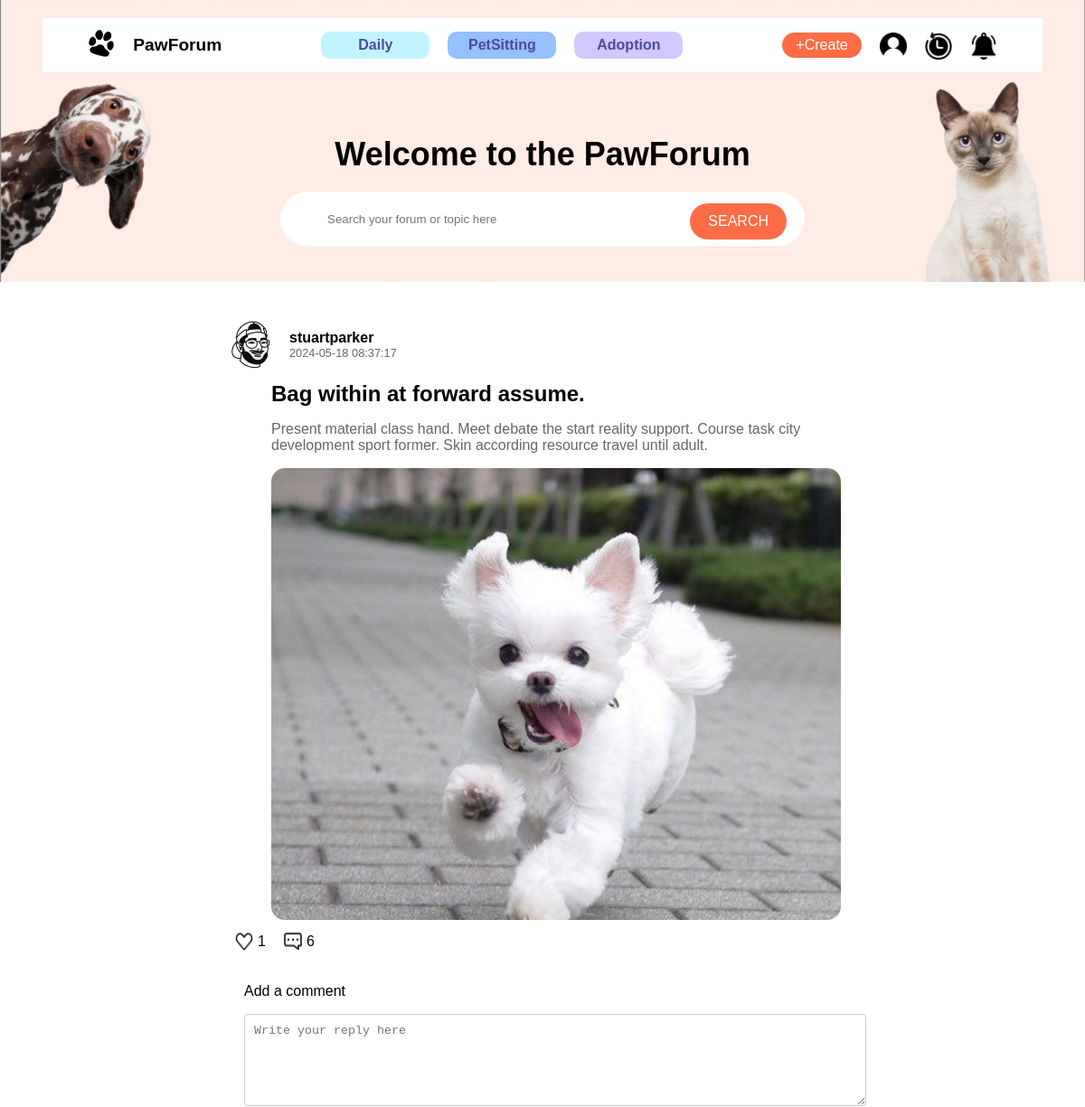
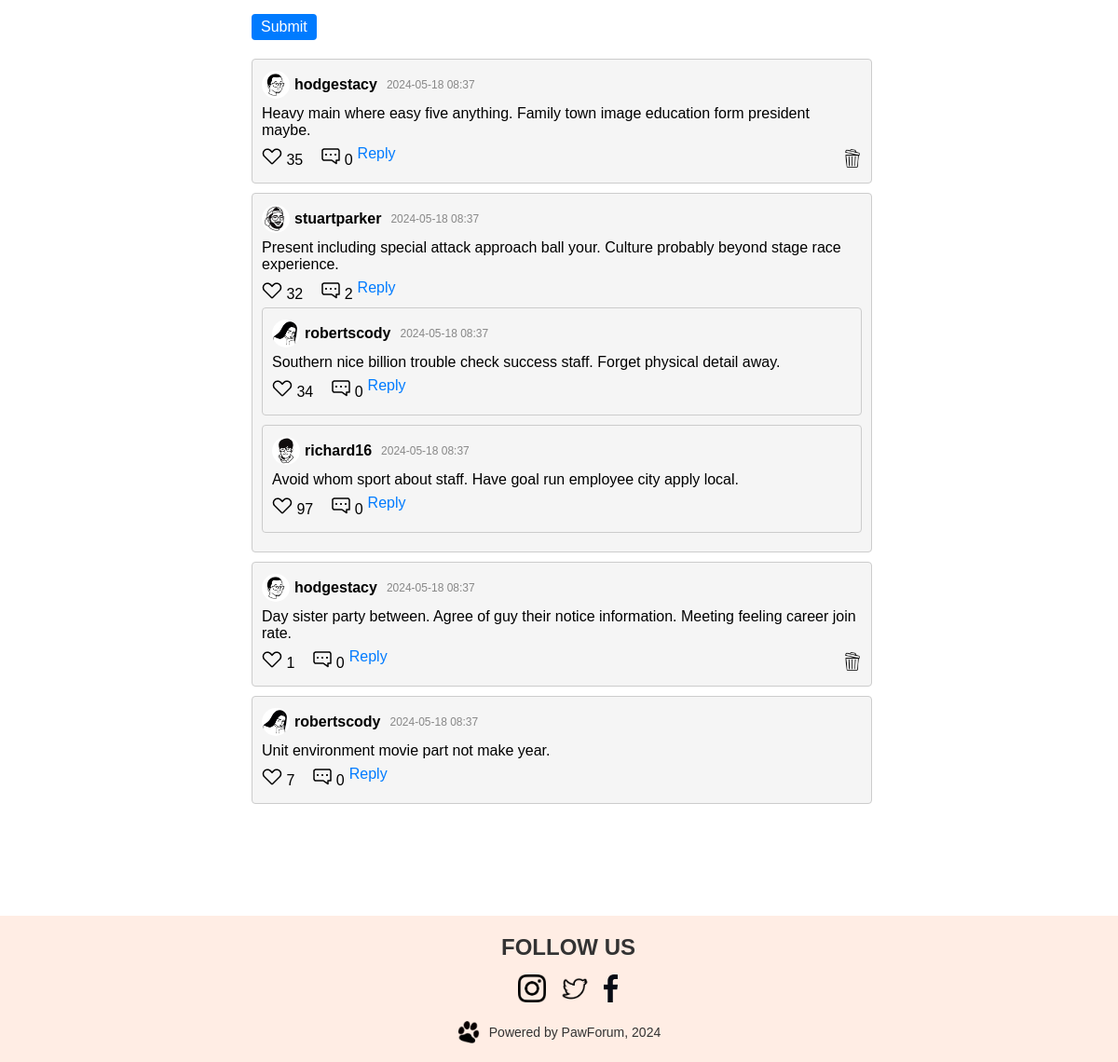
The app's page /post/18 (signed in) with its own data (2 pictures, top to bottom).
### app/models.py (models this page shows, shortened)
class User(db.Model, UserMixin):
    id = db.Column(db.Integer, primary_key=True)
    username = db.Column(db.String(80), unique=True, nullable=False)
    email = db.Column(db.String(120), unique=True, nullable=False)
    password_hash = db.Column(db.String(128))
    phone = db.Column(db.String(15), nullable=True)
    gender = db.Column(db.String(10), nullable=True)
    postcode = db.Column(db.String(10), nullable=True)
    join_at = db.Column(db.DateTime, default=datetime.utcnow)
    pet_type = db.Column(db.String(80), nullable=True)
    user_image = db.Column(db.String(255), nullable=True)
    @property
    def password(self):
        raise AttributeError('password is not a readable attribute')

class Post(db.Model):
    id = db.Column(db.Integer, primary_key=True)
    title = db.Column(db.String(200), nullable=False)
    category = db.Column(db.String(100), nullable=True)
    is_task = db.Column(db.Boolean, default=False)
    created_by = db.Column(db.Integer, db.ForeignKey('user.id'), nullable=False)
    created_at = db.Column(db.DateTime, default=datetime.utcnow)
    content = db.Column(db.Text, nullable=False)
    like_count = db.Column(db.Integer, default=0)
    image_name = db.Column(db.String(100), nullable=True)
    user = db.relationship('User', backref=db.backref('posts', lazy=True))
    replies = db.relationship('Reply', backref='post', cascade='all, delete-orphan', lazy=True)
    likes = db.relationship('PostLike', backref='post', cascade='all, delete-orphan', lazy=True)
    waiting_list_entries = db.relationship('WaitingList', backref='task_post', lazy=True, primaryjoin="and_(Post.id == WaitingList.task_id, Post.is_task == True)")
    @property
    def comment_count(self):
        return len(self.replies)

class Reply(db.Model):
    id = db.Column(db.Integer, primary_key=True)
    post_id = db.Column(db.Integer, db.ForeignKey('post.id'), nullable=False)
    reply_by = db.Column(db.Integer, db.ForeignKey('user.id'), nullable=False)
    parent_reply_id = db.Column(db.Integer, db.ForeignKey('reply.id'), nullable=True)
    content = db.Column(db.Text, nullable=False)
    post_at = db.Column(db.DateTime, default=datetime.utcnow)
    like_count = db.Column(db.Integer, default=0)
    user = db.relationship('User', backref=db.backref('replies', lazy=True))
    parent_reply = db.relationship('Reply', remote_side=[id], backref=db.backref('child_replies', cascade='all, delete-orphan', lazy=True))
    likes = db.relationship('ReplyLike', backref='reply', cascade='all, delete-orphan', lazy=True)
    @property
    def comment_count(self):
        return len(self.child_replies)

### app/routes.py (the view)
    @app.route('/post/<int:post_id>')
    def post_detail(post_id):
        if not current_user.is_authenticated:
            return redirect(url_for('login'))
        post = Post.query.get_or_404(post_id)
        user_has_applied = WaitingList.query.filter_by(task_id=post_id, user_id=current_user.id).first() is not None
        replies = Reply.query.filter_by(post_id=post_id).all()
        reply_dict = defaultdict(list)
        for reply in replies:
            reply_dict[reply.parent_reply_id].append(reply)
        def nest_replies(parent_id=None):
            nested = []
            for reply in reply_dict[parent_id]:
                reply.nested_replies = nest_replies(reply.id)
                nested.append(reply)
            return nested
        nested_replies = nest_replies()  # Top-level replies
        nav = render_template('components/nav_logged_in.html') if current_user.is_authenticated else render_template(
        'components/nav_logged_out.html')
        return render_template('post_detail.html', post=post, nav=nav, user_has_applied=user_has_applied, replies = nested_replies)

### app/__init__.py (called while the page is built)
def create_app():
    app = Flask(__name__)
    app.config.from_object(Config)
    app.jinja_env.globals['os'] = os
    db.init_app(app)
    migrate = Migrate(app, db)
    database_path = os.path.join(app.root_path, 'app.db')
    if not os.path.exists(database_path):
        open(database_path, 'w').close()
    with app.app_context():
        db.create_all()
    login_manager = LoginManager()
    login_manager.init_app(app)
    login_manager.login_view = 'login'
    @login_manager.user_loader
    def load_user(user_id):
        from .models import User  # Import here to avoid circular dependencies
        return User.query.get(int(user_id))
    from .routes import init_app_routes  # Import routes after db to avoid circular import
    init_app_routes(app)  # Initialize routes
    return app

### app/templates/components/nav_logged_in.html (shortened to what this page needs)
<!DOCTYPE html>
<html lang="en">
  <head>
    <link
      rel="stylesheet"
      href="{{ url_for('static', filename='css/style.css') }}"
    />
  </head>
  <body>
    <nav>
      <div class="navbar">
        <div class="navbar-left">
          <a href="{{ url_for('home') }}">
            <img
              src="{{ url_for('static', filename='image/paw.png') }}"
              alt="Paw Logo"
              class="logo"
            />
          </a>
          <span>PawForum</span>
        </div>
        <div class="nav-links">
          <a href="{{ url_for('home', category='Daily') }}" class="link-daily"
            >Daily</a
          >
          <a
            href="{{ url_for('home', category='PetSitting') }}"
            class="link-petsitting"
            >PetSitting</a
          >
          <a
            href="{{ url_for('home', category='Adoption') }}"
            class="link-adoption"
            >Adoption</a
          >
        </div>
        <div class="nav-right">
          <a href="{{ url_for('post_create') }}"
            ><button class="nav-create">+Create</button></a
          >
          <a href="{{ url_for('profile') }}" class="nav-img"
            ><img src="{{ url_for('static', filename='image/user_icon.png') }}"
          /></a>
          <a href="{{ url_for('activity') }}" class="nav-img"
            ><img src="{{ url_for('static', filename='image/activity.png') }}"
          /></a>
          <a href="{{ url_for('notification') }}" class="nav-img"
            ><img
              src="{{ url_for('static', filename='image/notification.png') }}"
          /></a>
        </div>
      </div>
      <div class="nav-main">
        <h1>Welcome to the PawForum</h1>
        <div class="searchbar">
          <form action="{{ url_for('search')}}" method="GET">
            <input
              type="text"
              name="query"
              placeholder="Search your forum or topic here"
              class="search-input"
              maxlength="100"
            />
            <button type="submit" class="search-btn">SEARCH</button>
          </form>
        </div>
      </div>
    </nav>
  </body>
</html>

### app/templates/post_detail.html (shortened to what this page needs)
{% extends "base.html" %} {% block content %}
<div class="forum-detail">
  <div class="forum-header">
    <img
      src="{{ url_for('static', filename='image/avatars/' + post.user.user_image) }}"
      alt="User Avatar"
      class="avatar"
    />
    <div class="user-info">
      <span class="username">{{ post.user.username }}</span>
      <span class="post-time"
        >{{ post.created_at.strftime('%Y-%m-%d %H:%M:%S') if post.created_at
        else 'N/A' }}</span
      >
    </div>
  </div>
  <h2 class="forum-title">
    {{ post.title }}
  </h2>
  <p class="forum-description">{{ post.content }}</p>
  <div class="forum-image-detail">
    {% if post.image_name %}
    <img
      src="{{ url_for('static', filename='image/uploads/' + post.image_name) }}"
      alt="Post Image"
    />
    {% endif %}
  </div>
  <div class="forum-footer">
    <span class="likes">
      <img
        src="{{ url_for('static', filename='image/like.png') }}"
        alt="Like"
        class="like-icon"
        id="likeToggleDetail"
      />
      <span id="likeCount">{{ post.like_count }}</span>
    </span>
    <span class="comments">
      <img
        src="{{ url_for('static', filename='image/comment.png') }}"
        alt="Comment"
        class="comment-icon"
      />
      <span id="commentCount">{{ post.comment_count }}</span>
    </span>
  </div>
  <div class="reply-section">
    <div class="reply-form">
      <p>Add a comment</p>
      <form
        id="replyForm"
        method="POST"
        action="{{ url_for('post_reply', post_id=post.id) }}"
      >
        <textarea name="content" placeholder="Write your reply here"></textarea>
        <button type="submit" id="submitReplyBtn">Submit</button>
      </form>
    </div>
    <div class="replies">
      {% for reply in replies %} {% set reply_context = reply %} {% include
      'components/reply.html' with context %} {% endfor %}
    </div>
  </div>
  {% include "components/post_reply.html" %}
{% endblock %}

### app/templates/components/reply.html (shortened to what this page needs)
{% block content %}
<div class="reply" id="reply-{{ reply.id }}">
  <div class="reply-header">
    <img
      src="{{ url_for('static', filename='image/avatars/' + reply.user.user_image) }}"
      alt="User Avatar"
      class="reply-avatar"
    />
    <span class="reply-username">{{ reply.user.username }}</span>
    <span class="reply-time"
      >{{ reply.post_at.strftime('%Y-%m-%d %H:%M') }}</span
    >
  </div>
  <div class="reply-content">{{ reply.content }}</div>
  <div class="reply-footer">
    <span class="likes">
      <img
        src="{{ url_for('static', filename='image/like.png') }}"
        alt="Like"
        class="like-icon"
        id="likeToggleDetail"
      />
      <span id="likeCount">{{ reply.like_count }}</span>
    </span>
    <span class="comments">
      <img
        src="{{ url_for('static', filename='image/comment.png') }}"
        alt="Comment"
        class="comment-icon"
      />
      <span id="commentCount">{{ reply.comment_count }}</span>
    </span>
    <button class="reply-button" data-reply-id="{{ reply.id }}">Reply</button>
    {% if current_user.is_authenticated and current_user.id == reply.reply_by %}
    <span class="delete">
      <img
        src="{{ url_for('static', filename='image/bin.png') }}"
        alt="Delete"
        class="delete-icon delete-reply"
        data-reply-id="{{ reply.id }}"
      />
    </span>
    {% endif %}
  </div>
  <div class="nested-replies">
    {% for nested_reply in reply.nested_replies %} {% set reply = nested_reply
    %} {% include 'components/reply.html' with context %} {% endfor %}
  </div>
</div>
{% endblock %}

### records on screen
User: user_image (picture), user.username "stuartparker"
Post: created_at "2024-05-18 08:37:17", title "Bag within at forward assume.", content "Present material class hand. Meet debate the start reality support. Course task city development sport former. Skin according resource travel until adult.", image_name (picture), like_count "1"
Reply: user_image (picture), user.username "hodgestacy", post_at "2024-05-18 08:37", content "Heavy main where easy five anything. Family town image education form president maybe.", like_count "35", comment_count "0"
Reply: user_image (picture), user.username "stuartparker", post_at "2024-05-18 08:37", content "Present including special attack approach ball your. Culture probably beyond stage race experience.", like_count "32", comment_count "2"
Reply: user_image (picture), post_at "2024-05-18 08:37", content "Southern nice billion trouble check success staff. Forget physical detail away.", like_count "34", comment_count "0"
User: user.username "robertscody"
Reply: user_image (picture), post_at "2024-05-18 08:37", content "Avoid whom sport about staff. Have goal run employee city apply local.", like_count "97", comment_count "0"
User: user.username "richard16"
Reply: user_image (picture), user.username "hodgestacy", post_at "2024-05-18 08:37", content "Day sister party between. Agree of guy their notice information. Meeting feeling career join rate.", like_count "1", comment_count "0"
Reply: user_image (picture), user.username "robertscody", post_at "2024-05-18 08:37", content "Unit environment movie part not make year.", like_count "7", comment_count "0"

### other values on screen
{{ post.comment_count }} "6"
